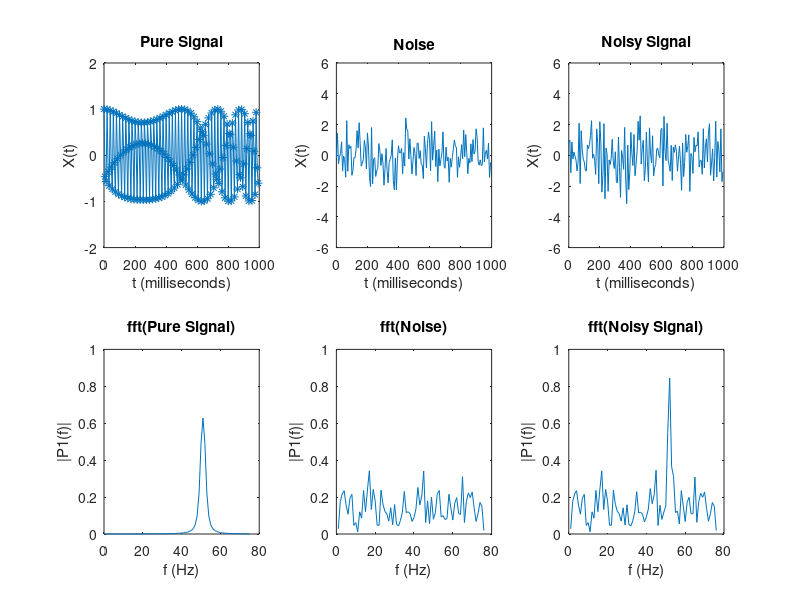

Source code (MATLAB):
close all
% Generate a signal 1 second long with 1000 sampling frequency
% Generate noise
% Plot signal, noise, and their sum (a noisy signal)
% plot their fourier transforms

%Fs = 1000;             % Sampling frequency
Fs = 150*1;             % Sampling frequency
T = 1/Fs;             % Sampling period
L = Fs;               % Length of signal (Always one second long)
%L = 1000;               % Length of signal (Always one second long)
t = (0:L-1)*T;        % Time vector
fucktard = 1:150;

w0 = 50;      % Hz


%k = (1-0)/(0-150);
f = @(t) -1*t + 1;

%Form a signal containing a 50 Hz sinusoid of amplitude 1.
%S = f(t).*sin(2*pi*50*t);
S =  cos(2*pi.*t.*(2.*t + 49));
%S = (k*t + 1).*(1/2).*( exp(-j*2*pi*w0*t) + exp(j*2*pi*w0*t)) ;

%fplot(f)
%return

%Noise
N = randn(size(t));
%Noisy Signal
X = S + N;

%FIG 1 PURE SIGNAL
figure(1), subplot(2,3,1)
plot(1000*t,S, '-*')
title('Pure Signal')
xlabel('t (milliseconds)')
ylabel('X(t)')
ylim([-2 2])

%FIG 2 NOISE
figure(1), subplot(2,3,2)
plot(1000*t(fucktard),N(fucktard))
title('Noise')
xlabel('t (milliseconds)')
ylabel('X(t)')
ylim([-6 6])

%FIG 3 NOISY SIGNAL
figure(1), subplot(2,3,3)
plot(1000*t(fucktard),X(fucktard))
title('Noisy Signal')
xlabel('t (milliseconds)')
ylabel('X(t)')
ylim([-6 6])


%FIG 4 PURE SIGNAL FFT
Y = fft(S);
f = Fs*(0:(L/2))/L;
P2 = abs(Y/L);
P1 = P2(1:L/2+1);
P1(2:end-1) = 2*P1(2:end-1);
subplot(2,3,4)
plot(f, P1)
title('fft(Pure Signal)') %Single-Sided Amplitude Spectrum of S(t)
xlabel('f (Hz)')
ylabel('|P1(f)|')
ylim([0, 1])

%FIG 5 NOISE FFT
Y = fft(N);
f = Fs*(0:(L/2))/L;
P2 = abs(Y/L);
P1 = P2(1:L/2+1);
P1(2:end-1) = 2*P1(2:end-1);
subplot(2,3,5)
plot(P1)
title('fft(Noise)') %Single-Sided Amplitude Spectrum of S(t)
xlabel('f (Hz)')
ylabel('|P1(f)|')
ylim([0, 1])

%FIG 6 NOISY SIGNAL FFT
Y = fft(X);
f = Fs*(0:(L/2))/L;
P2 = abs(Y/L);
P1 = P2(1:L/2+1);
P1(2:end-1) = 2*P1(2:end-1);
subplot(2,3,6)
plot(P1)
title('fft(Noisy Signal)') %Single-Sided Amplitude Spectrum of X(t)'
xlabel('f (Hz)')
ylabel('|P1(f)|')
ylim([0, 1])


function x = mytestplot()
    figure(1), subplot(1,2,1)
    plot(1000*t(fucktard),f(fucktard), '-*')
    figure(1), subplot(1,2,2)
    plot(1000*t(fucktard),fS(fucktard), '-*')
end
